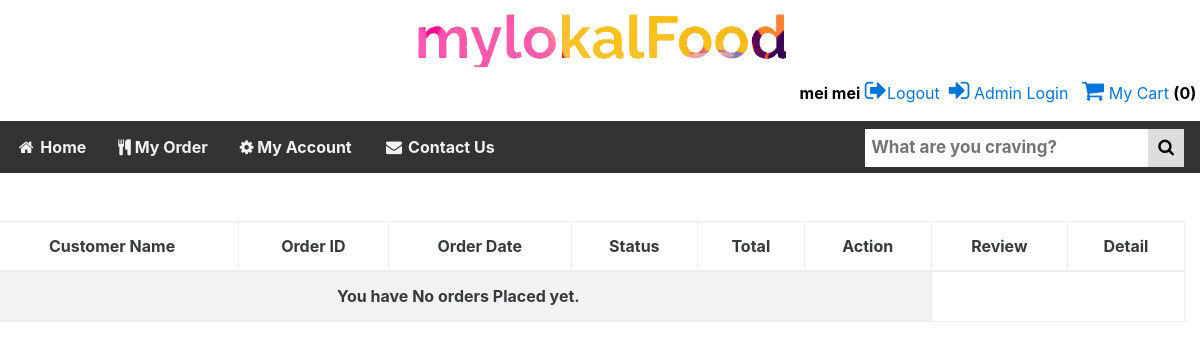
Before: /projects.php (signed in) with the older database file.
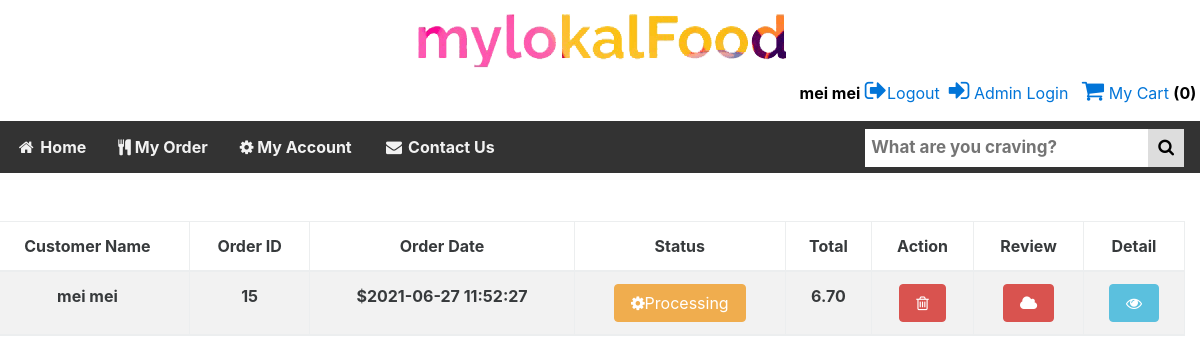
After: the same page with the newer database file.
### tables this page shows
CREATE TABLE `order_invoice` (
  `order_id` int(11) NOT NULL,
  `order_datetime` datetime NOT NULL DEFAULT current_timestamp(),
  `order_status` int(11) NOT NULL DEFAULT 1,
  `order_amt` float(8,2) NOT NULL,
  `cust_id` int(11) NOT NULL
);

CREATE TABLE `customer` (
  `cust_id` int(11) NOT NULL,
  `cust_name` varchar(50) NOT NULL,
  `cust_email` varchar(50) NOT NULL,
  `cust_pwd` varchar(8) NOT NULL,
  `pwdHash` varchar(255) NOT NULL
);

### projects.php (the view, shortened to what this page needs)
<?php
include("include/config.php");
if(!isset($_SESSION["UID"])){
	header("location:login.php");
}
else {
	$cust_id = $_SESSION["UID"];
}
?>
<!DOCTYPE html>
<html>
<head>
<link rel="stylesheet" type="text/css" href="css/w3.css">
<link rel="stylesheet" type="text/css" href="css/mystyle.css">
    <link href="css/bootstrap.min.css" rel="stylesheet">
    <link href="css/font-awesome.min.css" rel="stylesheet">
    <link href="css/animsition.min.css" rel="stylesheet">
    <link href="css/animate.css" rel="stylesheet">
<link rel="stylesheet" href="https://cdnjs.cloudflare.com/ajax/libs/font-awesome/4.7.0/css/font-awesome.min.css">
</head>
	<body>
		<header>
		<?php
		include("include/userNav.php");
		?>
		</header>
		<nav class="topnav">
		<?php
		include("include/topNav.php");
		?>
		</nav>
		<?php
			$sql = "SELECT * FROM order_invoice,customer WHERE  $cust_id = order_invoice.cust_id AND order_invoice.cust_id = customer.cust_id";
		?>
		<br>
			<table class = " table table-bordered table-striped row " style="width:100%;">
				<thead>
				<tr>
					<th><center>Customer Name</center></th>
					<th><center>Order ID</center></th>
					<th><center>Order Date</center></th>
					<th><center>Status</center></th>
					<th><center>Total</center></th>
					<th><center>Action</center></th>
					<th><center>Review</center></th>
					<th><center>Detail</center></th>
				</tr>
				</thead>
			<tbody style = "text-align: center">
				<?php
						$query_res= mysqli_query($conn,$sql);
												if(!mysqli_num_rows($query_res) > 0 )
														{
															echo '<td colspan="6"><center>You have No orders Placed yet. </center></td>';
														}
													else
														{
										  while($row=mysqli_fetch_array($query_res))
										  {
							?>
												<tr>
														 <td data-column="Customer Name"> <?php echo $row['cust_name']; ?></td>
														  <td data-column="Order ID"> <?php echo $row['order_id']; ?></td>
														  <td data-column="Order Date">$<?php echo $row['order_datetime']; ?></td>
														   <td data-column="Status">
														   <?php
																			$status=$row['order_status'];
																			?>
																		   <?php
																			   if($status=="1")
																			 { ?>
																				<button type="button" class="btn btn-warning"><span class="fa fa-cog fa-spin"  aria-hidden="true" ></span>Processing</button>
																			<?php
																				}
																			?>
														   </td>
														  <td data-column="Total"> <?php echo $row['order_amt']; ?></td>
														   <td data-column="Action"> <a href="delete_orders.php?order_del=<?php echo $row['order_id'];?>" onclick="return confirm('Are you sure you want to cancel your order?');" class="btn btn-danger btn-flat btn-addon btn-xs m-b-10"><i class="fa fa-trash-o" style="font-size:16px"></i></a>
															</td>
															<td	data-column="Review"> <a href="review.php?order_del= <?php echo $row['order_id'];?>" onclick="return confirm('Are you sure you want to give review?');" class="btn btn-danger btn-flat btn-addon btn-xs m-b-10"><i class="fa fa-cloud" style="font-size:16px"></i></a>
															</td>
															<td	data-column="Detail"> <a href="my_order.php?order_id= <?php echo $row['order_id'];?>" onclick="return confirm('Are you sure you want to view order detail?');" class="btn btn-info btn-flat btn-addon btn-xs m-b-10"><i class="fa fa-eye" style="font-size:16px"></i></a>
															</td>
												</tr>
														<?php }} ?>
						  </tbody>
		<br>
	</body>
</html>

### include/userNav.php (shortened to what this page needs)
<img src="img/mylokalfood.png" class="imgcenter">
<?php
	if(isset($_SESSION["UID"])){
		echo '<p style="text-align:right"><b> '. $_SESSION["userName"] . '</b> <a href="logout.php"><i class="fa fa-sign-out" style="font-size:24px" align="right"></i>Logout</a>';
	}
	else {
		echo '<p align="right"><a href="login.php"><i class="fa fa-sign-in" style="font-size:24px" align="right"></i> Login </a>';
		echo " &nbsp;&nbsp;";
	}
	if(isset($_SESSION["AID"])){
		echo '<style="text-align:right"><b> '. $_SESSION["admin_user"] . '</b> <a href="admin_logout.php"><i class="fa fa-sign-out" style="font-size:24px" align="right"></i>Logout</a>';
		echo "&nbsp;";
	}
	else {
		echo '<align="right"><a href= "admin/admin_login.php"><i class="fa fa-sign-in" style="font-size:24px" align="right"></i> Admin Login </a>';
	}
	echo '<a href="cart_action.php"><i class="fa fa-shopping-cart" style="font-size:24px"></i> My Cart </a> ';
	if(isset($_SESSION["cart_item"])){
		$countItem = count($_SESSION["cart_item"]);
		echo "<b>($countItem)</b>&nbsp;</p>";
	} else {
		echo "<b>(0)&nbsp;</p>";
	}
?>

### include/topNav.php
<a href="index.php"><i class="fa fa-fw fa-home"></i> Home</a>
<a href="projects.php"><i class="fa fa-cutlery"></i> My Order</a>
<a href="userprofile.php"><i class="fa fa-cog"></i> My Account</a>
<a href="contact.php"><i class="fa fa-fw fa-envelope"></i> Contact Us</a>
	<div class="search-container">
		<form action="index.php" method="get">
		<input type="text" placeholder="What are you craving?" name="search">
		<button type="submit"><i class="fa fa-search"></i></button>
		</form>
	</div>

### css/w3.css (style rules this page uses)
*,*:before,*:after { box-sizing:inherit }
html { -ms-text-size-adjust:100%;-webkit-text-size-adjust:100% }
body { margin:0 }
article,aside,details,figcaption,figure,footer,header,main,menu,nav,section { display:block }
a { background-color:transparent }
b,strong { font-weight:bolder }
img { border-style:none }
button,input,select,textarea,optgroup { font:inherit;margin:0 }
button,input { overflow:visible }
button,select { text-transform:none }
button,[type=button],[type=reset],[type=submit] { -webkit-appearance:button }
html,body { font-family:Verdana,sans-serif;font-size:15px;line-height:1.5 }
html { overflow-x:hidden }
img { vertical-align:middle }
a { color:inherit }

### css/mystyle.css (style rules this page uses)
* { box-sizing: border-box; }
body { font-family: "Raleway", sans-serif; background-color: #f1f1f1; }
p { font-size: 12pt; color: #000000; }
.row::after { content: ""; clear: both; display: block; }
.topnav { overflow: hidden; background-color: #333; }
.topnav a { float: left; display: block; color: #f2f2f2; text-align: center; padding: 14px 16px; text-decoration: none; }
.topnav .search-container { float: right; }
.topnav input[type=text] { padding: 6px; margin-top: 8px; font-size: 17px; border: none; }
.topnav .search-container button { float: right; padding: 6px 10px; margin-top: 8px; margin-right: 16px; background: #ddd; font-size: 17px; border: none; cursor: pointer; }
.imgcenter { display: block; margin-left: auto; margin-right: auto; text-align: center; }
a:link { text-decoration: none; }

Changed rows visible on the page:
added order_invoice: cust.cust_name "mei mei", order_id "15", order_datetime "2021-06-27 11:52:27", order_status 1 (drawn), order_amt "6.70"
Other visible differences:
text no longer shown: "You have No orders Placed yet."
